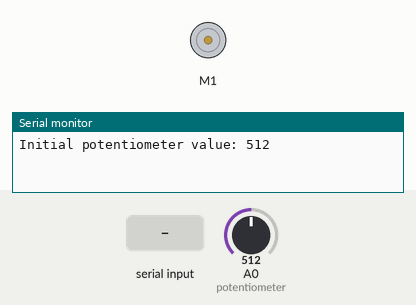
The sketch below on a simulated Arduino Uno, built with avr-gcc and run on an emulated ATmega328P. Shown: DC motor (green arrow = forward, orange = backward, longer = faster), the last lines printed to the serial monitor. Inputs (shaded band) come from the test bench; at power-on: A0 (potentiometer) = 512.

Above: at 1.2 s.
1.3 s: "90,45\n" received over Serial
At 1.6 s:
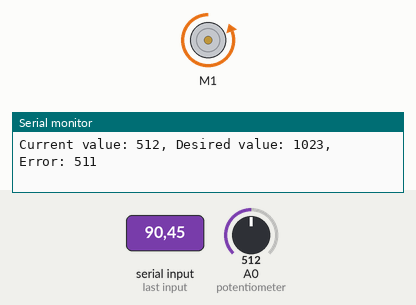
2.8 s: A0 (potentiometer) set to 995
4.3 s: A0 (potentiometer) set to 1013
At 5.0 s:
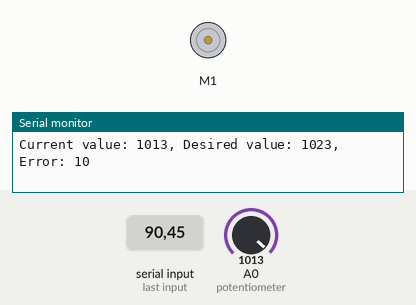
5.8 s: byte 10 ('\n') received over Serial
At 6.1 s:
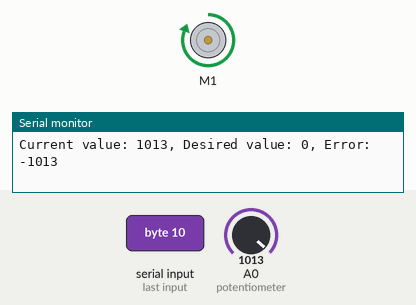
7.3 s: "30,150\n" received over Serial
At 8.0 s:
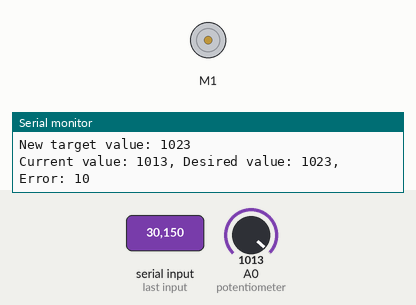
Timing chart, 0 to 9.8 s (numbered marks = the images above; inputs shaded):
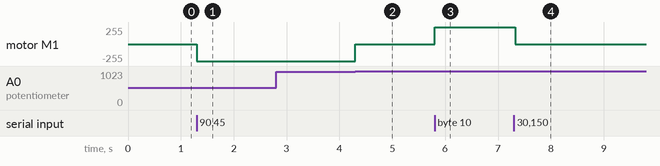

Measured:
- the behaviour switches between 1012 and 1013 on A0 (potentiometer) (found by bisection; images 1 and 2)
- after the input at 1.3 s, motor M1: stopped → backward 255/255 at once
- after the input at 4.3 s, motor M1: backward 255/255 → stopped at once
- after the input at 5.8 s, motor M1: stopped → forward 255/255 at once
- after the input at 7.3 s, motor M1: forward 255/255 → stopped at once

The sketch:

bangbangdcmotorpositioncontrol.ino
```cpp
//Made by Ivan Nestorovski
//You can change this according to your needs of use and precission needed, i had a big problem with the position control of the N20 DC Motors so i think it might help others too. Enjoy your projects.

#include <AFMotor.h> // For all similar shields, you may need to install it first

AF_DCMotor motor(1); // Change "1" to the pin connected to your motor driver
unsigned long previousMillis = 0;
const long interval = 20; // Adjust the update interval in milliseconds
int target;
int newTarget;
bool newCommandAvailable = false;
int lastError = 0;
int tolerance = 10; // Tolerance for the error

void setup() {
  Serial.begin(57600);
  motor.setSpeed(255); // You can set your speed here (0-255)
  int initialPotValue = analogRead(A0); // Get the initial potentiometer reading
  Serial.print("Initial potentiometer value: ");
  Serial.println(initialPotValue);
}

void loop() {
  unsigned long currentMillis = millis();

  if (Serial.available()) {
    while (Serial.available()) {
      char c = Serial.read();
      if (c == '\n') {
        target = newTarget; // Update the target when a newline character is received
        newCommandAvailable = true;
        break;
      }
      else if (c >= '0' && c <= '9') {
        newTarget = newTarget * 10 + c - '0'; // Update newTarget instead of target
        newTarget = constrain(newTarget, 0, 1023); // Ensure newTarget is within the range of the potentiometer
      }
    }
    if (newCommandAvailable) {
      Serial.print("New target value: ");
      Serial.println(target);
    }
  }

  if (currentMillis - previousMillis >= interval && newCommandAvailable) {
    previousMillis = currentMillis;

    int potValue = analogRead(A0);
    int error = target - potValue;

    Serial.print("Current value: ");
    Serial.print(potValue);
    Serial.print(", Desired value: ");
    Serial.print(target);
    Serial.print(", Error: ");
    Serial.println(error);

    if (abs(error) > tolerance) { // Change this condition to use the tolerance
      if (error < 0 && error < lastError) {
        motor.run(FORWARD);
      } else if (error > 0 && error > lastError) {
        motor.run(BACKWARD);
      }
    } else {
      motor.run(RELEASE); // Set motor to idle when error is small
      newCommandAvailable = false; // Reset the flag after each command
      newTarget = 0; // Reset the newTarget value after each command
    }
    lastError = error; // Store the last error
  }
}
```
